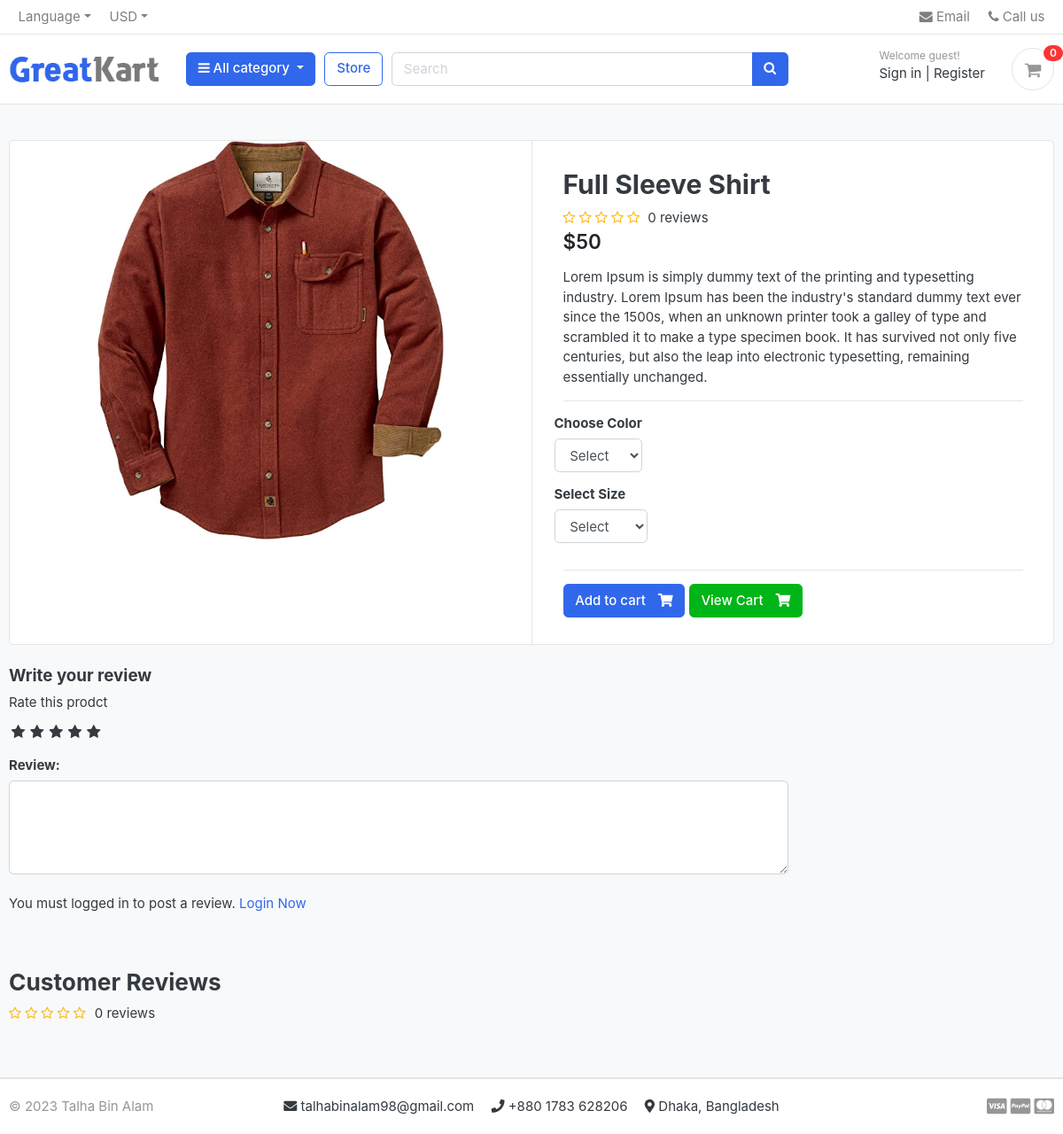
The app's page /store/category/shirts/full-sleeve-shirt/, older data.
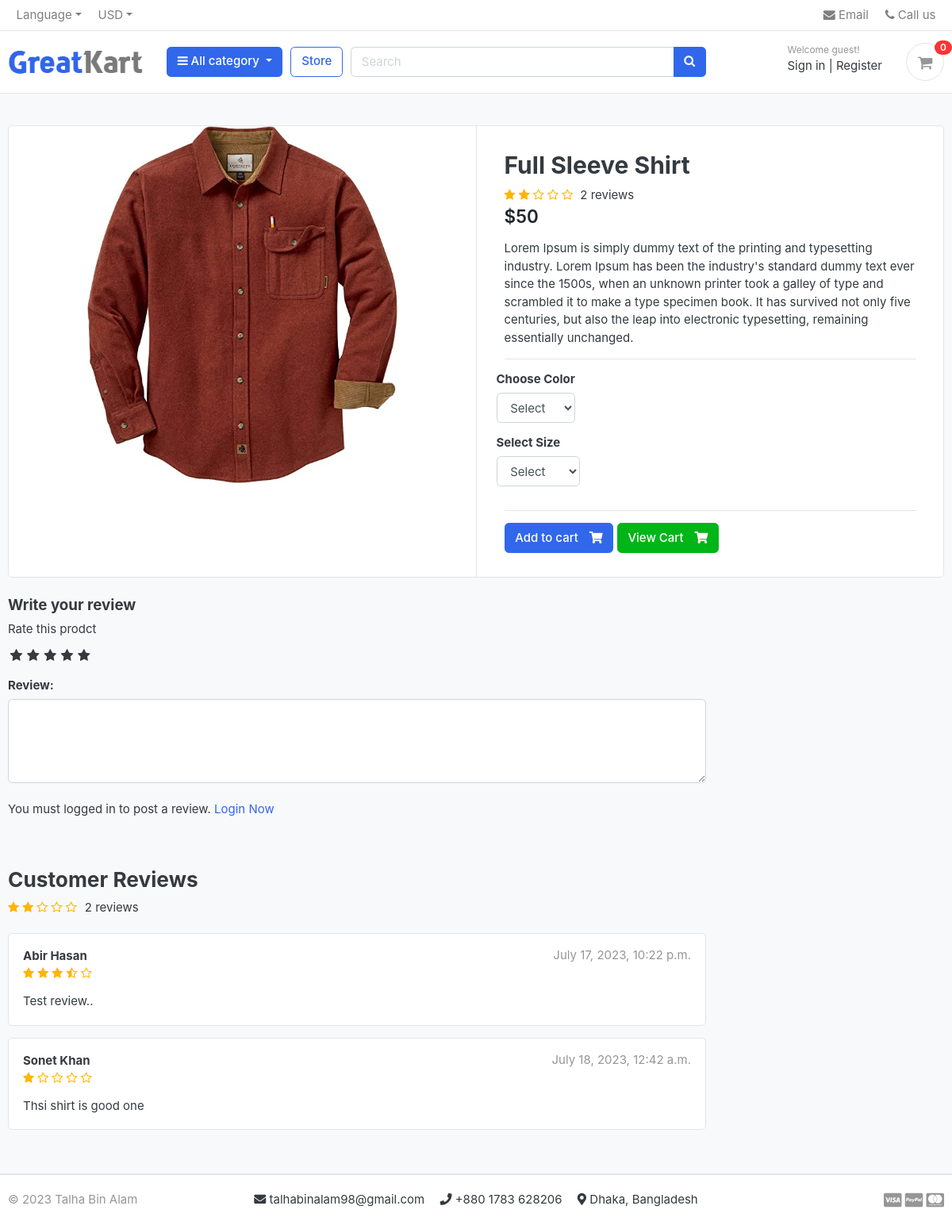
The same page, newer data.
### store/models.py (models this page shows, shortened)
class Product(models.Model):
    product_name = models.CharField(max_length=200, unique=True)
    slug = models.SlugField(max_length=200, unique=True)
    description = models.TextField(max_length=500, blank=True)
    price = models.IntegerField()
    images = models.ImageField(upload_to='photos/products')
    stock = models.IntegerField()
    is_available = models.BooleanField(default=True)
    category = models.ForeignKey(Category, on_delete=models.CASCADE)
    created_date = models.DateTimeField(auto_now_add=True)
    modified_date = models.DateTimeField(auto_now_add=True)
    def average_review(self):
        reviews = ReviewRating.objects.filter(product=self, status=True).aggregate(average=Avg('rating'))
        avg = 0
        if reviews['average'] is not None:
            avg = float(reviews['average'])
        return avg
    def count_review(self):
        reviews = ReviewRating.objects.filter(product=self, status=True).aggregate(count=Count('id'))
        count = 0
        if reviews['count'] is not None:
            count = int(reviews['count'])
        return count

class ReviewRating(models.Model):
    product = models.ForeignKey(Product, on_delete=models.CASCADE)
    user = models.ForeignKey(Account, on_delete=models.CASCADE)
    review = models.TextField(max_length=500, blank=True)
    rating = models.FloatField()
    ip = models.CharField(max_length=20, blank=True)
    status = models.BooleanField(default=True)
    created_at = models.DateTimeField(auto_now_add=True)
    updated_at = models.DateTimeField(auto_now_add=True)

### accounts/models.py (models this page shows, shortened)
class Account(AbstractBaseUser):
    first_name = models.CharField(max_length=50)
    last_name = models.CharField(max_length=50)
    username = models.CharField(max_length=50, unique=True)
    email = models.EmailField(unique=True)
    phone_number = models.CharField(max_length=50)
    date_joined = models.DateTimeField(auto_now_add=True)
    last_login = models.DateTimeField(auto_now_add=True)
    is_admin = models.BooleanField(default=False)
    is_staff = models.BooleanField(default=False)
    is_active = models.BooleanField(default=False)
    is_superadmin = models.BooleanField(default=False)
    USERNAME_FIELD = 'email'
    REQUIRED_FIELDS = ['username', 'first_name', 'last_name']
    objects = MyAccountManager()
    def full_name(self):
        return f'{self.first_name} {self.last_name}'

### store/views.py (the view)
# urls.py: path('category/<slug:category_slug>/<slug:product_slug>/', views.product_detail, name='product_detail'),
def product_detail(request, category_slug, product_slug):
    try:
        product = Product.objects.get(category__slug=category_slug, slug=product_slug)
        in_cart = CartItem.objects.filter(cart__cart_id=_cart_id(request), product=product).exists()
    except Exception as e:
        raise e
    if request.user.is_authenticated:
        try:
            orderproduct = OrderProduct.objects.filter(user=request.user, product_id=product.id).exists()
        except OrderProduct.DoesNotExist:
            orderproduct = None
    else:
        orderproduct = None
    reviews = ReviewRating.objects.filter(product_id=product.id, status=True)
    context = {
        'product': product,
        'in_cart': in_cart,
        'orderproduct': orderproduct,
        'reviews': reviews,
    }
    return render(request, 'store/product_detail.html', context)

### carts/context_processors.py (called while the page is built)
def counter(request):
    cart_count = 0
    if 'admin' in request.path:
        return {}
    else:
        try:
            cart = Cart.objects.filter(cart_id=_cart_id(request))
            if request.user.is_authenticated:
                cart_items = CartItem.objects.all().filter(user=request.user)
            else:
                cart_items = CartItem.objects.all().filter(cart=cart[:1])
            for cart_item in cart_items:
                cart_count += cart_item.quantity
        except Cart.DoesNotExist:
            cart_item = 0
    return dict(cart_count=cart_count)

### carts/views.py (called while the page is built)
def _cart_id(request):
    cart = request.session.session_key
    if not cart:
        cart = request.session.create()
    return cart

### category/context_processors.py (called while the page is built)
def menu_links(request):
    links = Category.objects.all()
    return dict(links=links)

### category/models.py (called while the page is built)
    def get_url(self):
        return reverse('products_by_category', args=[self.slug])

### store/models.py (called while the page is built)
    def colors(self):
        return super(VariationManager, self).filter(variation_category='color', is_active=True)

    def sizes(self):
        return super(VariationManager, self).filter(variation_category='size', is_active=True)

### templates/store/product_detail.html (shortened to what the changed rows need)
{% extends 'base.html' %}
{% load static %}
{% block content %}
<section class="section-content padding-y bg">
    <div class="container">
    <div class="card">
        <div class="row no-gutters">
            <aside class="col-md-6">
    <article class="gallery-wrap">
        <div class="img-big-wrap">
           <a href="#"><img src="{{product.images.url}}"></a>
        </div>
    </article>
            </aside>
            <main class="col-md-6 border-left">
    <form action="{% url 'add_cart' product.id %}" method="POST">
      <article class="content-body">
      <h2 class="title">{{product.product_name}}</h2>
      <div class="rating-star">
        <span>
            <i class="fa fa-star{% if product.average_review < 0.5 %}-o{% elif product.average_review >= 0.5 and product.average_review < 1 %}-half-o {% endif %}" aria-hidden="true"></i>
            <i class="fa fa-star{% if product.average_review < 1.5 %}-o{% elif product.average_review >= 1.5 and product.average_review < 2 %}-half-o {% endif %}" aria-hidden="true"></i>
            <i class="fa fa-star{% if product.average_review < 2.5 %}-o{% elif product.average_review >= 2.5 and product.average_review < 3 %}-half-o {% endif %}" aria-hidden="true"></i>
            <i class="fa fa-star{% if product.average_review < 3.5 %}-o{% elif product.average_review >= 3.5 and product.average_review < 4 %}-half-o {% endif %}" aria-hidden="true"></i>
            <i class="fa fa-star{% if product.average_review < 4.5 %}-o{% elif product.average_review >= 4.5 and product.average_review < 5 %}-half-o {% endif %}" aria-hidden="true"></i>
            <span style="margin-left: 5px;"> {{product.count_review}} reviews</span>
        </span>
    </div>
      <div class="mb-3">
          <var class="price h4">${{product.price}}</var>
      </div>
      <p>{{product.description}}</p>
      <hr>
          <div class="row">
              <div class="item-option-select">
              </div>
          </div>
          <div class="row">
              <div class="item-option-select">
              </div>
          </div>
          <hr>
          {% if product.stock <= 0 %}
          <h5 class="text-danger">Out of Stock</h5>
          {% else %}
          <button type="submit" class="btn  btn-primary"> <span class="text">Add to cart</span> <i class="fas fa-shopping-cart"></i> </button>
          <a href="{% url 'cart' %}" class="btn  btn-success"> <span class="text">View Cart</span> <i class="fas fa-shopping-cart"></i> </a>
          {% endif %}
      </article>
  </form>
            </main>
        </div>
    </div>
    <br>
    <div class="row">
                <div class="col-md-9">
        <br>
        <header class="section-heading">
            <span>
                <div class="rating-star">
                    <span>
                        <i class="fa fa-star{% if product.average_review < 0.5 %}-o{% elif product.average_review >= 0.5 and product.average_review < 1 %}-half-o {% endif %}" aria-hidden="true"></i>
                        <i class="fa fa-star{% if product.average_review < 1.5 %}-o{% elif product.average_review >= 1.5 and product.average_review < 2 %}-half-o {% endif %}" aria-hidden="true"></i>
                        <i class="fa fa-star{% if product.average_review < 2.5 %}-o{% elif product.average_review >= 2.5 and product.average_review < 3 %}-half-o {% endif %}" aria-hidden="true"></i>
                        <i class="fa fa-star{% if product.average_review < 3.5 %}-o{% elif product.average_review >= 3.5 and product.average_review < 4 %}-half-o {% endif %}" aria-hidden="true"></i>
                        <i class="fa fa-star{% if product.average_review < 4.5 %}-o{% elif product.average_review >= 4.5 and product.average_review < 5 %}-half-o {% endif %}" aria-hidden="true"></i>
                        <span style="margin-left: 6px;"> {{product.count_review}} reviews</span>
                    </span>
                </div>
            </span>
        </header>
        {% for review in reviews %}
        <article class="box mb-3">
            <div class="icontext w-100">
                <div class="text">
                    <span class="date text-muted float-md-right">{{review.created_at}} </span>
                    <h6 class="mb-1">{{review.user.full_name}} </h6>
                    <div class="rating-star">
                        <span>
                            <i class="fa fa-star{% if review.rating == 0.5 %}-half-o{% elif review.rating < 1 %}-o {% endif %}" aria-hidden="true"></i>
                            <i class="fa fa-star{% if review.rating == 1.5 %}-half-o{% elif review.rating < 2 %}-o {% endif %}" aria-hidden="true"></i>
                            <i class="fa fa-star{% if review.rating == 2.5 %}-half-o{% elif review.rating < 3 %}-o {% endif %}" aria-hidden="true"></i>
                            <i class="fa fa-star{% if review.rating == 3.5 %}-half-o{% elif review.rating < 4 %}-o {% endif %}" aria-hidden="true"></i>
                            <i class="fa fa-star{% if review.rating == 4.5 %}-half-o{% elif review.rating < 5 %}-o {% endif %}" aria-hidden="true"></i>
                        </span>
                    </div>
                </div>
            </div>
            <div class="mt-3">
               <span>{{review.review}}</span>
            </div>
        </article>
        {% endfor %}
        </div>
    </div>
    </div>
    </section>
{% endblock content %}

Row changes from the older to the newer data that the page shows:
changed Product "Full Sleeve Shirt": count_review "0" → "2"
added ReviewRating: created_at "July 17, 2023, 10:22 p.m.", user.full_name "Abir Hasan", rating 3.5 (drawn), review "Test review.."
added ReviewRating: created_at "July 18, 2023, 12:42 a.m.", user.full_name "Sonet Khan", rating 1 (drawn), review "Thsi shirt is good one"
